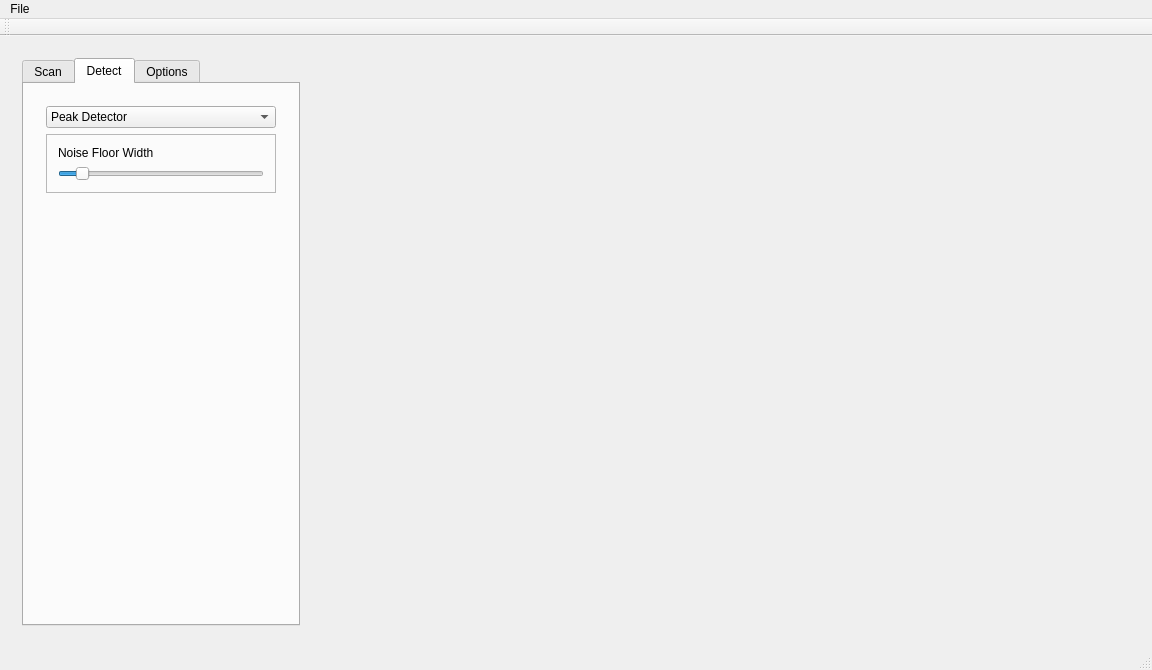
<?xml version="1.0" encoding="UTF-8"?>
<ui version="4.0">
 <class>MainWindow</class>
 <widget class="QMainWindow" name="MainWindow">
  <property name="geometry">
   <rect>
    <x>0</x>
    <y>0</y>
    <width>1152</width>
    <height>670</height>
   </rect>
  </property>
  <property name="windowTitle">
   <string>MainWindow</string>
  </property>
  <widget class="QWidget" name="centralWidget">
   <layout class="QHBoxLayout" name="horizontalLayout_4">
    <item>
     <widget class="QWidget" name="wgtControls" native="true">
      <property name="sizePolicy">
       <sizepolicy hsizetype="Preferred" vsizetype="Preferred">
        <horstretch>1</horstretch>
        <verstretch>0</verstretch>
       </sizepolicy>
      </property>
      <property name="maximumSize">
       <size>
        <width>300</width>
        <height>16777215</height>
       </size>
      </property>
      <property name="sizeIncrement">
       <size>
        <width>0</width>
        <height>0</height>
       </size>
      </property>
      <layout class="QVBoxLayout" name="verticalLayout_3">
       <item>
        <widget class="QTabWidget" name="tabWidget">
         <property name="currentIndex">
          <number>1</number>
         </property>
         <widget class="QWidget" name="tbControls">
          <attribute name="title">
           <string>Scan</string>
          </attribute>
          <layout class="QVBoxLayout" name="verticalLayout_5">
           <item>
            <widget class="QGroupBox" name="groupBox">
             <property name="font">
              <font>
               <pointsize>11</pointsize>
              </font>
             </property>
             <property name="title">
              <string>Controls</string>
             </property>
             <layout class="QVBoxLayout" name="verticalLayout_2">
              <property name="leftMargin">
               <number>2</number>
              </property>
              <property name="topMargin">
               <number>2</number>
              </property>
              <property name="rightMargin">
               <number>2</number>
              </property>
              <property name="bottomMargin">
               <number>2</number>
              </property>
              <item>
               <widget class="QPushButton" name="cmdStartStop">
                <property name="text">
                 <string>Start Scanning</string>
                </property>
               </widget>
              </item>
             </layout>
            </widget>
           </item>
           <item>
            <widget class="QGroupBox" name="grpSweepFreqControls">
             <property name="font">
              <font>
               <pointsize>11</pointsize>
              </font>
             </property>
             <property name="title">
              <string>Scanning Frequencies</string>
             </property>
             <layout class="QVBoxLayout" name="verticalLayout">
              <property name="spacing">
               <number>2</number>
              </property>
              <property name="leftMargin">
               <number>2</number>
              </property>
              <property name="topMargin">
               <number>2</number>
              </property>
              <property name="rightMargin">
               <number>2</number>
              </property>
              <property name="bottomMargin">
               <number>2</number>
              </property>
              <item>
               <widget class="QWidget" name="wgtFreqMin" native="true">
                <layout class="QHBoxLayout" name="horizontalLayout">
                 <property name="spacing">
                  <number>2</number>
                 </property>
                 <property name="leftMargin">
                  <number>2</number>
                 </property>
                 <property name="topMargin">
                  <number>2</number>
                 </property>
                 <property name="rightMargin">
                  <number>2</number>
                 </property>
                 <property name="bottomMargin">
                  <number>2</number>
                 </property>
                 <item>
                  <widget class="QLabel" name="lblFreqMin">
                   <property name="text">
                    <string>Min (MHz)</string>
                   </property>
                  </widget>
                 </item>
                 <item>
                  <widget class="QDoubleSpinBox" name="spnFreqLow">
                   <property name="minimumSize">
                    <size>
                     <width>0</width>
                     <height>48</height>
                    </size>
                   </property>
                   <property name="font">
                    <font>
                     <pointsize>11</pointsize>
                    </font>
                   </property>
                   <property name="styleSheet">
                    <string notr="true">QDoubleSpinBox::up-button { width: 32px; }
QDoubleSpinBox::down-button { width: 32px; }</string>
                   </property>
                   <property name="decimals">
                    <number>2</number>
                   </property>
                   <property name="maximum">
                    <double>8000.000000000000000</double>
                   </property>
                   <property name="value">
                    <double>800.000000000000000</double>
                   </property>
                  </widget>
                 </item>
                </layout>
               </widget>
              </item>
              <item>
               <widget class="QWidget" name="wgtFreqMax" native="true">
                <layout class="QHBoxLayout" name="horizontalLayout_2">
                 <property name="spacing">
                  <number>2</number>
                 </property>
                 <property name="leftMargin">
                  <number>2</number>
                 </property>
                 <property name="topMargin">
                  <number>2</number>
                 </property>
                 <property name="rightMargin">
                  <number>2</number>
                 </property>
                 <property name="bottomMargin">
                  <number>2</number>
                 </property>
                 <item>
                  <widget class="QLabel" name="lblFreqMax">
                   <property name="text">
                    <string>Max (MHz)</string>
                   </property>
                  </widget>
                 </item>
                 <item>
                  <widget class="QDoubleSpinBox" name="spnFreqHigh">
                   <property name="minimumSize">
                    <size>
                     <width>0</width>
                     <height>48</height>
                    </size>
                   </property>
                   <property name="styleSheet">
                    <string notr="true">QDoubleSpinBox::up-button { width: 32px; }
QDoubleSpinBox::down-button { width: 32px; }</string>
                   </property>
                   <property name="maximum">
                    <double>9000.000000000000000</double>
                   </property>
                   <property name="value">
                    <double>900.000000000000000</double>
                   </property>
                  </widget>
                 </item>
                </layout>
               </widget>
              </item>
              <item>
               <widget class="QWidget" name="wgtRBW" native="true">
                <layout class="QHBoxLayout" name="horizontalLayout_5">
                 <property name="spacing">
                  <number>2</number>
                 </property>
                 <property name="leftMargin">
                  <number>2</number>
                 </property>
                 <property name="topMargin">
                  <number>2</number>
                 </property>
                 <property name="rightMargin">
                  <number>2</number>
                 </property>
                 <property name="bottomMargin">
                  <number>2</number>
                 </property>
                </layout>
               </widget>
              </item>
              <item>
               <widget class="QWidget" name="wgtBins" native="true">
                <layout class="QVBoxLayout" name="verticalLayout_12">
                 <property name="leftMargin">
                  <number>2</number>
                 </property>
                 <property name="topMargin">
                  <number>2</number>
                 </property>
                 <property name="rightMargin">
                  <number>2</number>
                 </property>
                 <property name="bottomMargin">
                  <number>2</number>
                 </property>
                 <item>
                  <widget class="QLabel" name="lblBins">
                   <property name="text">
                    <string>Number of Bins</string>
                   </property>
                  </widget>
                 </item>
                 <item>
                  <widget class="QSlider" name="sldBins">
                   <property name="minimum">
                    <number>6</number>
                   </property>
                   <property name="maximum">
                    <number>15</number>
                   </property>
                   <property name="value">
                    <number>10</number>
                   </property>
                   <property name="orientation">
                    <enum>Qt::Horizontal</enum>
                   </property>
                   <property name="tickPosition">
                    <enum>QSlider::TicksBelow</enum>
                   </property>
                   <property name="tickInterval">
                    <number>1</number>
                   </property>
                  </widget>
                 </item>
                 <item>
                  <widget class="QLabel" name="lblRBW">
                   <property name="text">
                    <string>RBW: </string>
                   </property>
                  </widget>
                 </item>
                 <item>
                  <widget class="QLabel" name="lblBinperscan">
                   <property name="text">
                    <string>Bins per scan :</string>
                   </property>
                  </widget>
                 </item>
                </layout>
               </widget>
              </item>
              <item>
               <widget class="QLabel" name="lblScanOverlap">
                <property name="text">
                 <string>Scan overlap (0-25)%</string>
                </property>
               </widget>
              </item>
              <item>
               <widget class="QSlider" name="sldOverlap">
                <property name="maximum">
                 <number>25</number>
                </property>
                <property name="value">
                 <number>10</number>
                </property>
                <property name="orientation">
                 <enum>Qt::Horizontal</enum>
                </property>
               </widget>
              </item>
             </layout>
            </widget>
           </item>
           <item>
            <widget class="QGroupBox" name="groupBox_2">
             <property name="title">
              <string>Radio Settings</string>
             </property>
             <layout class="QVBoxLayout" name="verticalLayout_10">
              <property name="spacing">
               <number>2</number>
              </property>
              <property name="leftMargin">
               <number>2</number>
              </property>
              <property name="topMargin">
               <number>2</number>
              </property>
              <property name="rightMargin">
               <number>2</number>
              </property>
              <property name="bottomMargin">
               <number>2</number>
              </property>
              <item>
               <widget class="QWidget" name="wgtAntenna" native="true">
                <layout class="QHBoxLayout" name="horizontalLayout_3">
                 <property name="spacing">
                  <number>2</number>
                 </property>
                 <property name="leftMargin">
                  <number>2</number>
                 </property>
                 <property name="topMargin">
                  <number>2</number>
                 </property>
                 <property name="rightMargin">
                  <number>2</number>
                 </property>
                 <property name="bottomMargin">
                  <number>2</number>
                 </property>
                 <item>
                  <widget class="QLabel" name="label">
                   <property name="text">
                    <string>Antenna</string>
                   </property>
                  </widget>
                 </item>
                 <item>
                  <widget class="QComboBox" name="cmbAntenna"/>
                 </item>
                </layout>
               </widget>
              </item>
              <item>
               <widget class="QWidget" name="widget_2" native="true">
                <layout class="QVBoxLayout" name="verticalLayout_11">
                 <property name="spacing">
                  <number>2</number>
                 </property>
                 <property name="leftMargin">
                  <number>2</number>
                 </property>
                 <property name="topMargin">
                  <number>2</number>
                 </property>
                 <property name="rightMargin">
                  <number>2</number>
                 </property>
                 <property name="bottomMargin">
                  <number>2</number>
                 </property>
                 <item>
                  <widget class="QCheckBox" name="chkAGC">
                   <property name="text">
                    <string>Auto Gain Mode</string>
                   </property>
                  </widget>
                 </item>
                </layout>
               </widget>
              </item>
              <item>
               <widget class="QWidget" name="wgtGain" native="true">
                <layout class="QHBoxLayout" name="horizontalLayout_6">
                 <property name="spacing">
                  <number>2</number>
                 </property>
                 <property name="leftMargin">
                  <number>2</number>
                 </property>
                 <property name="topMargin">
                  <number>2</number>
                 </property>
                 <property name="rightMargin">
                  <number>2</number>
                 </property>
                 <property name="bottomMargin">
                  <number>2</number>
                 </property>
                 <item>
                  <widget class="QLabel" name="lblGain">
                   <property name="text">
                    <string>Gain</string>
                   </property>
                  </widget>
                 </item>
                 <item>
                  <widget class="QComboBox" name="cmbGain"/>
                 </item>
                </layout>
               </widget>
              </item>
              <item>
               <widget class="QSlider" name="sldGain">
                <property name="orientation">
                 <enum>Qt::Horizontal</enum>
                </property>
               </widget>
              </item>
             </layout>
            </widget>
           </item>
           <item>
            <spacer name="verticalSpacer">
             <property name="orientation">
              <enum>Qt::Vertical</enum>
             </property>
             <property name="sizeHint" stdset="0">
              <size>
               <width>20</width>
               <height>40</height>
              </size>
             </property>
            </spacer>
           </item>
          </layout>
         </widget>
         <widget class="QWidget" name="tbDetect">
          <attribute name="title">
           <string>Detect</string>
          </attribute>
          <layout class="QVBoxLayout" name="verticalLayout_14">
           <item>
            <widget class="QWidget" name="widget_3" native="true">
             <layout class="QVBoxLayout" name="verticalLayout_13">
              <item>
               <widget class="QComboBox" name="comboBox">
                <item>
                 <property name="text">
                  <string>Peak Detector</string>
                 </property>
                </item>
                <item>
                 <property name="text">
                  <string>Straight Line Threshold</string>
                 </property>
                </item>
                <item>
                 <property name="text">
                  <string>Noise Riding Threshold</string>
                 </property>
                </item>
                <item>
                 <property name="text">
                  <string>Spectrogram Energy </string>
                 </property>
                </item>
               </widget>
              </item>
              <item>
               <widget class="QFrame" name="frmAveraging_2">
                <property name="frameShape">
                 <enum>QFrame::StyledPanel</enum>
                </property>
                <property name="frameShadow">
                 <enum>QFrame::Raised</enum>
                </property>
                <layout class="QVBoxLayout" name="verticalLayout_15">
                 <item>
                  <widget class="QLabel" name="lblNoiseFloorWidth">
                   <property name="text">
                    <string>Noise Floor Width</string>
                   </property>
                  </widget>
                 </item>
                 <item>
                  <widget class="QSlider" name="sldNoiseFloorWidth">
                   <property name="styleSheet">
                    <string notr="true"/>
                   </property>
                   <property name="minimum">
                    <number>1</number>
                   </property>
                   <property name="maximum">
                    <number>100</number>
                   </property>
                   <property name="singleStep">
                    <number>1</number>
                   </property>
                   <property name="pageStep">
                    <number>5</number>
                   </property>
                   <property name="value">
                    <number>10</number>
                   </property>
                   <property name="orientation">
                    <enum>Qt::Horizontal</enum>
                   </property>
                   <property name="tickPosition">
                    <enum>QSlider::NoTicks</enum>
                   </property>
                   <property name="tickInterval">
                    <number>2</number>
                   </property>
                  </widget>
                 </item>
                </layout>
               </widget>
              </item>
              <item>
               <spacer name="verticalSpacer_4">
                <property name="orientation">
                 <enum>Qt::Vertical</enum>
                </property>
                <property name="sizeHint" stdset="0">
                 <size>
                  <width>20</width>
                  <height>207</height>
                 </size>
                </property>
               </spacer>
              </item>
             </layout>
            </widget>
           </item>
           <item>
            <spacer name="verticalSpacer_3">
             <property name="orientation">
              <enum>Qt::Vertical</enum>
             </property>
             <property name="sizeHint" stdset="0">
              <size>
               <width>20</width>
               <height>256</height>
              </size>
             </property>
            </spacer>
           </item>
          </layout>
         </widget>
         <widget class="QWidget" name="tbViewOpt">
          <attribute name="title">
           <string>Options</string>
          </attribute>
          <layout class="QVBoxLayout" name="verticalLayout_7">
           <property name="spacing">
            <number>2</number>
           </property>
           <property name="leftMargin">
            <number>2</number>
           </property>
           <property name="topMargin">
            <number>2</number>
           </property>
           <property name="rightMargin">
            <number>2</number>
           </property>
           <property name="bottomMargin">
            <number>2</number>
           </property>
           <item>
            <widget class="QWidget" name="widget" native="true">
             <property name="font">
              <font>
               <pointsize>11</pointsize>
              </font>
             </property>
             <layout class="QVBoxLayout" name="verticalLayout_6">
              <property name="spacing">
               <number>2</number>
              </property>
              <property name="leftMargin">
               <number>2</number>
              </property>
              <property name="topMargin">
               <number>2</number>
              </property>
              <property name="rightMargin">
               <number>2</number>
              </property>
              <property name="bottomMargin">
               <number>2</number>
              </property>
              <item>
               <widget class="QCheckBox" name="chkFFT">
                <property name="text">
                 <string>FFT</string>
                </property>
                <property name="checked">
                 <bool>true</bool>
                </property>
               </widget>
              </item>
              <item>
               <widget class="QCheckBox" name="chkWaterfall">
                <property name="text">
                 <string>Waterfall</string>
                </property>
                <property name="checked">
                 <bool>true</bool>
                </property>
               </widget>
              </item>
              <item>
               <widget class="QCheckBox" name="chkMarkers">
                <property name="text">
                 <string>Markers</string>
                </property>
                <property name="checked">
                 <bool>false</bool>
                </property>
               </widget>
              </item>
              <item>
               <widget class="QGroupBox" name="grpTraceSettings">
                <property name="title">
                 <string>Trace Settings</string>
                </property>
                <layout class="QVBoxLayout" name="verticalLayout_8">
                 <property name="spacing">
                  <number>4</number>
                 </property>
                 <property name="leftMargin">
                  <number>2</number>
                 </property>
                 <property name="topMargin">
                  <number>2</number>
                 </property>
                 <property name="rightMargin">
                  <number>2</number>
                 </property>
                 <property name="bottomMargin">
                  <number>2</number>
                 </property>
                 <item>
                  <widget class="QPushButton" name="cmdClearMax">
                   <property name="text">
                    <string>Clear Max</string>
                   </property>
                  </widget>
                 </item>
                 <item>
                  <widget class="QCheckBox" name="chkShowMax">
                   <property name="text">
                    <string>Show Max Trace</string>
                   </property>
                   <property name="checked">
                    <bool>true</bool>
                   </property>
                  </widget>
                 </item>
                 <item>
                  <widget class="QFrame" name="frmAveraging">
                   <property name="frameShape">
                    <enum>QFrame::StyledPanel</enum>
                   </property>
                   <property name="frameShadow">
                    <enum>QFrame::Raised</enum>
                   </property>
                   <layout class="QVBoxLayout" name="verticalLayout_9">
                    <item>
                     <widget class="QLabel" name="lblFFTAverage">
                      <property name="text">
                       <string>FFT Averaging</string>
                      </property>
                     </widget>
                    </item>
                    <item>
                     <widget class="QSlider" name="sldAverage">
                      <property name="styleSheet">
                       <string notr="true"/>
                      </property>
                      <property name="minimum">
                       <number>1</number>
                      </property>
                      <property name="maximum">
                       <number>1000</number>
                      </property>
                      <property name="singleStep">
                       <number>10</number>
                      </property>
                      <property name="pageStep">
                       <number>100</number>
                      </property>
                      <property name="value">
                       <number>100</number>
                      </property>
                      <property name="orientation">
                       <enum>Qt::Horizontal</enum>
                      </property>
                      <property name="tickPosition">
                       <enum>QSlider::TicksBelow</enum>
                      </property>
                      <property name="tickInterval">
                       <number>2</number>
                      </property>
                     </widget>
                    </item>
                   </layout>
                  </widget>
                 </item>
                </layout>
               </widget>
              </item>
              <item>
               <spacer name="verticalSpacer_2">
                <property name="orientation">
                 <enum>Qt::Vertical</enum>
                </property>
                <property name="sizeHint" stdset="0">
                 <size>
                  <width>20</width>
                  <height>40</height>
                 </size>
                </property>
               </spacer>
              </item>
             </layout>
            </widget>
           </item>
          </layout>
         </widget>
        </widget>
       </item>
      </layout>
     </widget>
    </item>
    <item>
     <widget class="QWidget" name="wgtGraphBase" native="true">
      <property name="sizePolicy">
       <sizepolicy hsizetype="Preferred" vsizetype="Preferred">
        <horstretch>2</horstretch>
        <verstretch>0</verstretch>
       </sizepolicy>
      </property>
      <layout class="QVBoxLayout" name="verticalLayout_4">
       <item>
        <widget class="wgt_FFT" name="wgtfft" native="true"/>
       </item>
       <item>
        <widget class="wgt_waterfall" name="wgtwaterfall" native="true"/>
       </item>
       <item>
        <widget class="wgt_marker_table" name="wgtMarkers" native="true"/>
       </item>
      </layout>
     </widget>
    </item>
   </layout>
  </widget>
  <widget class="QMenuBar" name="menuBar">
   <property name="geometry">
    <rect>
     <x>0</x>
     <y>0</y>
     <width>1152</width>
     <height>22</height>
    </rect>
   </property>
   <widget class="QMenu" name="menuFile">
    <property name="title">
     <string>File</string>
    </property>
    <addaction name="actionRadio"/>
    <addaction name="actionExit"/>
   </widget>
   <addaction name="menuFile"/>
  </widget>
  <widget class="QToolBar" name="mainToolBar">
   <attribute name="toolBarArea">
    <enum>TopToolBarArea</enum>
   </attribute>
   <attribute name="toolBarBreak">
    <bool>false</bool>
   </attribute>
  </widget>
  <widget class="QStatusBar" name="statusBar"/>
  <action name="actionExit">
   <property name="text">
    <string>Exit</string>
   </property>
  </action>
  <action name="actionRadio">
   <property name="text">
    <string>Radio</string>
   </property>
  </action>
 </widget>
 <layoutdefault spacing="6" margin="11"/>
 <customwidgets>
  <customwidget>
   <class>wgt_FFT</class>
   <extends>QWidget</extends>
   <header>wgt_fft.h</header>
   <container>1</container>
  </customwidget>
  <customwidget>
   <class>wgt_waterfall</class>
   <extends>QWidget</extends>
   <header>wgt_waterfall.h</header>
   <container>1</container>
  </customwidget>
  <customwidget>
   <class>wgt_marker_table</class>
   <extends>QWidget</extends>
   <header>wgt_marker_table.h</header>
   <container>1</container>
  </customwidget>
 </customwidgets>
 <resources/>
 <connections/>
</ui>
